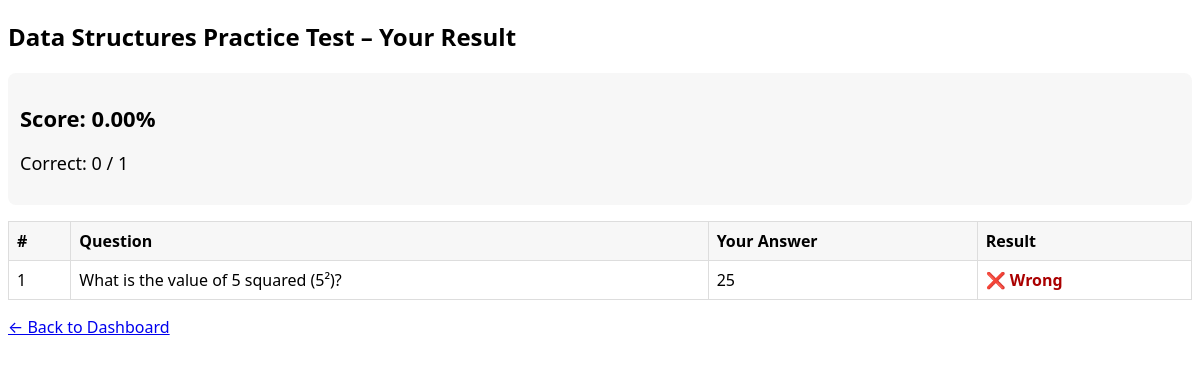
Page /exams/1/result/ (signed in) on the committed database.
### exams/models.py (models this page shows, shortened)
class Exam(models.Model):
    title = models.CharField(max_length=200)
    description = models.TextField(blank=True)
    created_at = models.DateTimeField(auto_now_add=True)
    is_active = models.BooleanField(default=True)
    module = models.ForeignKey(Module, on_delete=models.CASCADE)
    opens_at = models.DateTimeField(null=True, blank=True)
    closes_at = models.DateTimeField(null=True, blank=True)
    duration_minutes = models.PositiveIntegerField(default=60)

class StudentExamAttempt(models.Model):
    student = models.ForeignKey(CustomUser, on_delete=models.CASCADE)
    exam = models.ForeignKey(Exam, on_delete=models.CASCADE)
    started_at = models.DateTimeField(auto_now_add=True)
    completed = models.BooleanField(default=False)
    score = models.DecimalField(max_digits=5, decimal_places=2, null=True, blank=True)
    ends_at = models.DateTimeField(null=True, blank=True)
    submitted_at = models.DateTimeField(null=True, blank=True)

class StudentAnswer(models.Model):
    attempt = models.ForeignKey(StudentExamAttempt, on_delete=models.CASCADE)
    question = models.ForeignKey(Question, on_delete=models.CASCADE)
    selected_answer = models.CharField(max_length=255)
    is_correct = models.BooleanField(default=False)

### questions/models.py (models this page shows, shortened)
class Question(models.Model):
    QUESTION_TYPES = (
        ('MCQ', 'Multiple Choice'),
        ('TF', 'True/False'),
        ('FILL', 'Fill in the Gap'),
    )
    question_text = models.TextField()
    question_type = models.CharField(max_length=4, choices=QUESTION_TYPES)
    module = models.ForeignKey(Module, on_delete=models.CASCADE)
    option_a = models.CharField(max_length=255, blank=True, null=True)
    option_b = models.CharField(max_length=255, blank=True, null=True)
    option_c = models.CharField(max_length=255, blank=True, null=True)
    option_d = models.CharField(max_length=255, blank=True, null=True)
    correct_answer = models.CharField(max_length=255)

### exams/views.py (the view)
# urls.py: path('<int:exam_id>/result/', views.exam_result_view, name='exam_result'),
@login_required
def exam_result_view(request, exam_id):
    if request.user.role != 'student':
        return redirect('login')
    exam = get_object_or_404(Exam, id=exam_id, is_active=True)
    attempt = get_object_or_404(
        StudentExamAttempt,
        student=request.user,
        exam=exam,
        completed=True
    )
    answers = (StudentAnswer.objects
               .filter(attempt=attempt)
               .select_related('question')
               .order_by('question__id'))
    total = ExamQuestion.objects.filter(exam=exam).count()
    correct = answers.filter(is_correct=True).count()
    return render(request, 'exams/exam_result.html', {
        'exam': exam,
        'attempt': attempt,
        'answers': answers,
        'total': total,
        'correct': correct,
        'score': attempt.score,
    })

### templates/exams/exam_result.html (shortened to what this page needs)
<!DOCTYPE html>
<html lang="en">
<head>
</head>
<body>
    <h2>{{ exam.title }} – Your Result</h2>
    <div class="scorebox">
        <p><strong>Score: {{ score }}%</strong></p>
        <p>Correct: {{ correct }} / {{ total }}</p>
    </div>
    <table>
        <thead>
            <tr>
                <th>#</th>
                <th>Question</th>
                <th>Your Answer</th>
                <th>Result</th>
            </tr>
        </thead>
        <tbody>
            {% for a in answers %}
            <tr>
                <td>{{ forloop.counter }}</td>
                <td>{{ a.question.question_text }}</td>
                <td>{{ a.selected_answer }}</td>
                <td>
                    {% if a.is_correct %}
                        <span class="correct">✅ Correct</span>
                    {% else %}
                        <span class="wrong">❌ Wrong</span>
                    {% endif %}
                </td>
            </tr>
            {% endfor %}
        </tbody>
    </table>
    <a class="backlink" href="{% url 'student_dashboard' %}">← Back to Dashboard</a>
</body>
</html>

### templates/exams/exam_result.html (style rules this page uses)
body { font-family: system-ui, -apple-system, Segoe UI, Roboto, Arial, sans-serif; }
.scorebox { margin: 12px 0; padding: 12px; border-radius: 8px; background: #f7f7f7; font-size: 18px; }
.scorebox strong { font-size: 22px; }
table { border-collapse: collapse; width: 100%; margin-top: 16px; }
th, td { border: 1px solid #ddd; padding: 8px; vertical-align: top; }
th { background: #f7f7f7; text-align: left; }
.wrong { color: #a00; font-weight: bold; }
.backlink { margin-top: 16px; display: inline-block; }

### rows in the picture
Exam: title "Data Structures Practice Test"
StudentExamAttempt: score "0.00"
StudentAnswer: question.question_text "What is the value of 5 squared (5²)?", selected_answer "25", is_correct "❌ Wrong"

### other values in the picture
{{ correct }} "0"
{{ total }} "1"
